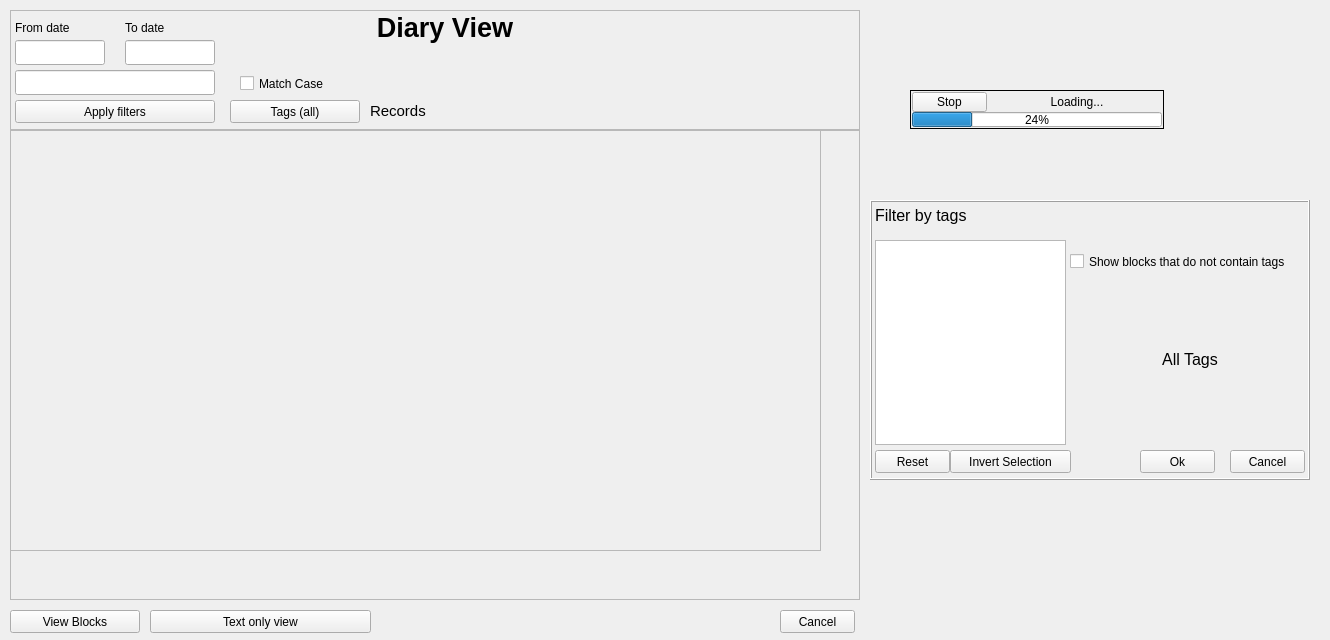
<?xml version="1.0" encoding="UTF-8"?>
<ui version="4.0">
 <class>Dialog</class>
 <widget class="QDialog" name="Dialog">
  <property name="geometry">
   <rect>
    <x>0</x>
    <y>0</y>
    <width>1330</width>
    <height>640</height>
   </rect>
  </property>
  <property name="windowTitle">
   <string>Dialog</string>
  </property>
  <widget class="QFrame" name="frm_area">
   <property name="geometry">
    <rect>
     <x>10</x>
     <y>130</y>
     <width>850</width>
     <height>470</height>
    </rect>
   </property>
   <property name="frameShape">
    <enum>QFrame::StyledPanel</enum>
   </property>
   <property name="frameShadow">
    <enum>QFrame::Raised</enum>
   </property>
   <widget class="QScrollArea" name="area">
    <property name="geometry">
     <rect>
      <x>0</x>
      <y>0</y>
      <width>811</width>
      <height>421</height>
     </rect>
    </property>
    <property name="widgetResizable">
     <bool>true</bool>
    </property>
    <widget class="QWidget" name="scrollAreaWidgetContents">
     <property name="geometry">
      <rect>
       <x>0</x>
       <y>0</y>
       <width>809</width>
       <height>419</height>
      </rect>
     </property>
    </widget>
   </widget>
  </widget>
  <widget class="QPushButton" name="btn_cancel">
   <property name="geometry">
    <rect>
     <x>780</x>
     <y>610</y>
     <width>75</width>
     <height>23</height>
    </rect>
   </property>
   <property name="text">
    <string>Cancel</string>
   </property>
   <property name="autoDefault">
    <bool>false</bool>
   </property>
  </widget>
  <widget class="QFrame" name="frm_controls">
   <property name="geometry">
    <rect>
     <x>10</x>
     <y>10</y>
     <width>850</width>
     <height>120</height>
    </rect>
   </property>
   <property name="frameShape">
    <enum>QFrame::StyledPanel</enum>
   </property>
   <property name="frameShadow">
    <enum>QFrame::Raised</enum>
   </property>
   <widget class="QLineEdit" name="txt_filter">
    <property name="geometry">
     <rect>
      <x>5</x>
      <y>60</y>
      <width>200</width>
      <height>25</height>
     </rect>
    </property>
    <property name="font">
     <font>
      <pointsize>11</pointsize>
     </font>
    </property>
   </widget>
   <widget class="QPushButton" name="btn_clear_filter">
    <property name="geometry">
     <rect>
      <x>180</x>
      <y>60</y>
      <width>25</width>
      <height>25</height>
     </rect>
    </property>
    <property name="text">
     <string/>
    </property>
    <property name="icon">
     <iconset>
      <normaloff>../images/erase.png</normaloff>../images/erase.png</iconset>
    </property>
    <property name="iconSize">
     <size>
      <width>22</width>
      <height>22</height>
     </size>
    </property>
    <property name="autoDefault">
     <bool>false</bool>
    </property>
    <property name="flat">
     <bool>true</bool>
    </property>
   </widget>
   <widget class="QPushButton" name="btn_tags">
    <property name="geometry">
     <rect>
      <x>220</x>
      <y>90</y>
      <width>130</width>
      <height>23</height>
     </rect>
    </property>
    <property name="text">
     <string>Tags (all)</string>
    </property>
    <property name="icon">
     <iconset>
      <normaloff>../images/tag.png</normaloff>../images/tag.png</iconset>
    </property>
    <property name="autoDefault">
     <bool>false</bool>
    </property>
   </widget>
   <widget class="QLineEdit" name="txt_from_date">
    <property name="geometry">
     <rect>
      <x>5</x>
      <y>30</y>
      <width>90</width>
      <height>25</height>
     </rect>
    </property>
    <property name="font">
     <font>
      <pointsize>11</pointsize>
     </font>
    </property>
   </widget>
   <widget class="QLineEdit" name="txt_to_date">
    <property name="geometry">
     <rect>
      <x>115</x>
      <y>30</y>
      <width>90</width>
      <height>25</height>
     </rect>
    </property>
    <property name="font">
     <font>
      <pointsize>11</pointsize>
     </font>
    </property>
   </widget>
   <widget class="QLabel" name="lbl_from_date">
    <property name="geometry">
     <rect>
      <x>5</x>
      <y>10</y>
      <width>101</width>
      <height>16</height>
     </rect>
    </property>
    <property name="text">
     <string>From date</string>
    </property>
   </widget>
   <widget class="QLabel" name="lbl_to_date">
    <property name="geometry">
     <rect>
      <x>115</x>
      <y>10</y>
      <width>101</width>
      <height>16</height>
     </rect>
    </property>
    <property name="text">
     <string>To date</string>
    </property>
   </widget>
   <widget class="QLabel" name="lbl_title">
    <property name="geometry">
     <rect>
      <x>210</x>
      <y>0</y>
      <width>450</width>
      <height>35</height>
     </rect>
    </property>
    <property name="font">
     <font>
      <pointsize>20</pointsize>
      <weight>75</weight>
      <bold>true</bold>
     </font>
    </property>
    <property name="text">
     <string>Diary View</string>
    </property>
    <property name="alignment">
     <set>Qt::AlignCenter</set>
    </property>
    <property name="textInteractionFlags">
     <set>Qt::LinksAccessibleByMouse|Qt::TextSelectableByMouse</set>
    </property>
   </widget>
   <widget class="QPushButton" name="btn_apply_filter">
    <property name="geometry">
     <rect>
      <x>5</x>
      <y>90</y>
      <width>200</width>
      <height>23</height>
     </rect>
    </property>
    <property name="text">
     <string>Apply filters</string>
    </property>
    <property name="icon">
     <iconset>
      <normaloff>../images/apply.png</normaloff>../images/apply.png</iconset>
    </property>
    <property name="autoDefault">
     <bool>false</bool>
    </property>
   </widget>
   <widget class="QLabel" name="lbl_count">
    <property name="geometry">
     <rect>
      <x>360</x>
      <y>90</y>
      <width>451</width>
      <height>21</height>
     </rect>
    </property>
    <property name="font">
     <font>
      <pointsize>11</pointsize>
     </font>
    </property>
    <property name="text">
     <string>Records</string>
    </property>
   </widget>
   <widget class="QPushButton" name="btn_clear_from_date">
    <property name="geometry">
     <rect>
      <x>90</x>
      <y>30</y>
      <width>25</width>
      <height>25</height>
     </rect>
    </property>
    <property name="text">
     <string/>
    </property>
    <property name="icon">
     <iconset>
      <normaloff>../images/erase.png</normaloff>../images/erase.png</iconset>
    </property>
    <property name="iconSize">
     <size>
      <width>22</width>
      <height>22</height>
     </size>
    </property>
    <property name="autoDefault">
     <bool>false</bool>
    </property>
    <property name="flat">
     <bool>true</bool>
    </property>
   </widget>
   <widget class="QPushButton" name="btn_clear_to_date">
    <property name="geometry">
     <rect>
      <x>200</x>
      <y>30</y>
      <width>25</width>
      <height>25</height>
     </rect>
    </property>
    <property name="text">
     <string/>
    </property>
    <property name="icon">
     <iconset>
      <normaloff>../images/erase.png</normaloff>../images/erase.png</iconset>
    </property>
    <property name="iconSize">
     <size>
      <width>22</width>
      <height>22</height>
     </size>
    </property>
    <property name="autoDefault">
     <bool>false</bool>
    </property>
    <property name="flat">
     <bool>true</bool>
    </property>
   </widget>
   <widget class="QCheckBox" name="chk_case">
    <property name="geometry">
     <rect>
      <x>230</x>
      <y>65</y>
      <width>371</width>
      <height>17</height>
     </rect>
    </property>
    <property name="text">
     <string>Match Case</string>
    </property>
   </widget>
  </widget>
  <widget class="QPushButton" name="btn_view_blocks">
   <property name="geometry">
    <rect>
     <x>10</x>
     <y>610</y>
     <width>130</width>
     <height>23</height>
    </rect>
   </property>
   <property name="text">
    <string>View Blocks</string>
   </property>
   <property name="icon">
    <iconset>
     <normaloff>../images/closed_block.png</normaloff>../images/closed_block.png</iconset>
   </property>
   <property name="autoDefault">
    <bool>false</bool>
   </property>
  </widget>
  <widget class="QFrame" name="frm_tags">
   <property name="geometry">
    <rect>
     <x>870</x>
     <y>200</y>
     <width>440</width>
     <height>280</height>
    </rect>
   </property>
   <property name="frameShape">
    <enum>QFrame::Box</enum>
   </property>
   <property name="frameShadow">
    <enum>QFrame::Raised</enum>
   </property>
   <widget class="QListWidget" name="lst_tag_tags">
    <property name="geometry">
     <rect>
      <x>5</x>
      <y>40</y>
      <width>191</width>
      <height>205</height>
     </rect>
    </property>
    <property name="font">
     <font>
      <pointsize>12</pointsize>
     </font>
    </property>
    <property name="styleSheet">
     <string notr="true">QListWidget::item:selected { background-color: green; }</string>
    </property>
    <property name="editTriggers">
     <set>QAbstractItemView::NoEditTriggers</set>
    </property>
    <property name="selectionMode">
     <enum>QAbstractItemView::MultiSelection</enum>
    </property>
   </widget>
   <widget class="QLabel" name="lbl_tag_title">
    <property name="geometry">
     <rect>
      <x>5</x>
      <y>5</y>
      <width>421</width>
      <height>21</height>
     </rect>
    </property>
    <property name="font">
     <font>
      <pointsize>12</pointsize>
     </font>
    </property>
    <property name="text">
     <string>Filter by tags</string>
    </property>
   </widget>
   <widget class="QLabel" name="lbl_tag_tags">
    <property name="geometry">
     <rect>
      <x>210</x>
      <y>79</y>
      <width>220</width>
      <height>161</height>
     </rect>
    </property>
    <property name="font">
     <font>
      <pointsize>12</pointsize>
     </font>
    </property>
    <property name="frameShape">
     <enum>QFrame::NoFrame</enum>
    </property>
    <property name="text">
     <string>All Tags</string>
    </property>
    <property name="alignment">
     <set>Qt::AlignCenter</set>
    </property>
    <property name="wordWrap">
     <bool>true</bool>
    </property>
    <property name="textInteractionFlags">
     <set>Qt::LinksAccessibleByMouse|Qt::TextSelectableByMouse</set>
    </property>
   </widget>
   <widget class="QPushButton" name="btn_tag_cancel">
    <property name="geometry">
     <rect>
      <x>360</x>
      <y>250</y>
      <width>75</width>
      <height>23</height>
     </rect>
    </property>
    <property name="text">
     <string>Cancel</string>
    </property>
    <property name="autoDefault">
     <bool>false</bool>
    </property>
   </widget>
   <widget class="QPushButton" name="btn_tag_ok">
    <property name="geometry">
     <rect>
      <x>270</x>
      <y>250</y>
      <width>75</width>
      <height>23</height>
     </rect>
    </property>
    <property name="text">
     <string>Ok</string>
    </property>
    <property name="autoDefault">
     <bool>false</bool>
    </property>
   </widget>
   <widget class="QPushButton" name="btn_tag_reset">
    <property name="geometry">
     <rect>
      <x>5</x>
      <y>250</y>
      <width>75</width>
      <height>23</height>
     </rect>
    </property>
    <property name="text">
     <string>Reset</string>
    </property>
    <property name="autoDefault">
     <bool>false</bool>
    </property>
   </widget>
   <widget class="QPushButton" name="btn_tag_close">
    <property name="geometry">
     <rect>
      <x>415</x>
      <y>0</y>
      <width>22</width>
      <height>22</height>
     </rect>
    </property>
    <property name="text">
     <string/>
    </property>
    <property name="icon">
     <iconset>
      <normaloff>../images/close.png</normaloff>../images/close.png</iconset>
    </property>
    <property name="iconSize">
     <size>
      <width>20</width>
      <height>20</height>
     </size>
    </property>
    <property name="autoDefault">
     <bool>false</bool>
    </property>
    <property name="flat">
     <bool>true</bool>
    </property>
   </widget>
   <widget class="QPushButton" name="btn_tag_invert">
    <property name="geometry">
     <rect>
      <x>80</x>
      <y>250</y>
      <width>121</width>
      <height>23</height>
     </rect>
    </property>
    <property name="text">
     <string>Invert Selection</string>
    </property>
    <property name="autoDefault">
     <bool>false</bool>
    </property>
   </widget>
   <widget class="QCheckBox" name="chk_tag">
    <property name="geometry">
     <rect>
      <x>200</x>
      <y>46</y>
      <width>231</width>
      <height>31</height>
     </rect>
    </property>
    <property name="text">
     <string>Show blocks that do not contain tags</string>
    </property>
   </widget>
  </widget>
  <widget class="QFrame" name="frm_loading">
   <property name="geometry">
    <rect>
     <x>910</x>
     <y>90</y>
     <width>254</width>
     <height>39</height>
    </rect>
   </property>
   <property name="frameShape">
    <enum>QFrame::Box</enum>
   </property>
   <property name="frameShadow">
    <enum>QFrame::Plain</enum>
   </property>
   <widget class="QProgressBar" name="prg_loading">
    <property name="geometry">
     <rect>
      <x>2</x>
      <y>22</y>
      <width>250</width>
      <height>15</height>
     </rect>
    </property>
    <property name="value">
     <number>24</number>
    </property>
   </widget>
   <widget class="QPushButton" name="btn_loading_stop">
    <property name="geometry">
     <rect>
      <x>2</x>
      <y>2</y>
      <width>75</width>
      <height>20</height>
     </rect>
    </property>
    <property name="text">
     <string>Stop</string>
    </property>
    <property name="autoDefault">
     <bool>false</bool>
    </property>
   </widget>
   <widget class="QLabel" name="lbl_loading">
    <property name="geometry">
     <rect>
      <x>82</x>
      <y>2</y>
      <width>170</width>
      <height>20</height>
     </rect>
    </property>
    <property name="text">
     <string>Loading...</string>
    </property>
    <property name="alignment">
     <set>Qt::AlignCenter</set>
    </property>
   </widget>
  </widget>
  <widget class="QPushButton" name="btn_view">
   <property name="geometry">
    <rect>
     <x>150</x>
     <y>610</y>
     <width>221</width>
     <height>23</height>
    </rect>
   </property>
   <property name="text">
    <string>Text only view</string>
   </property>
   <property name="icon">
    <iconset>
     <normaloff>../images/text.png</normaloff>../images/text.png</iconset>
   </property>
   <property name="autoDefault">
    <bool>false</bool>
   </property>
  </widget>
  <zorder>frm_area</zorder>
  <zorder>btn_cancel</zorder>
  <zorder>frm_controls</zorder>
  <zorder>btn_view_blocks</zorder>
  <zorder>frm_loading</zorder>
  <zorder>btn_view</zorder>
  <zorder>frm_tags</zorder>
 </widget>
 <resources/>
 <connections/>
</ui>
